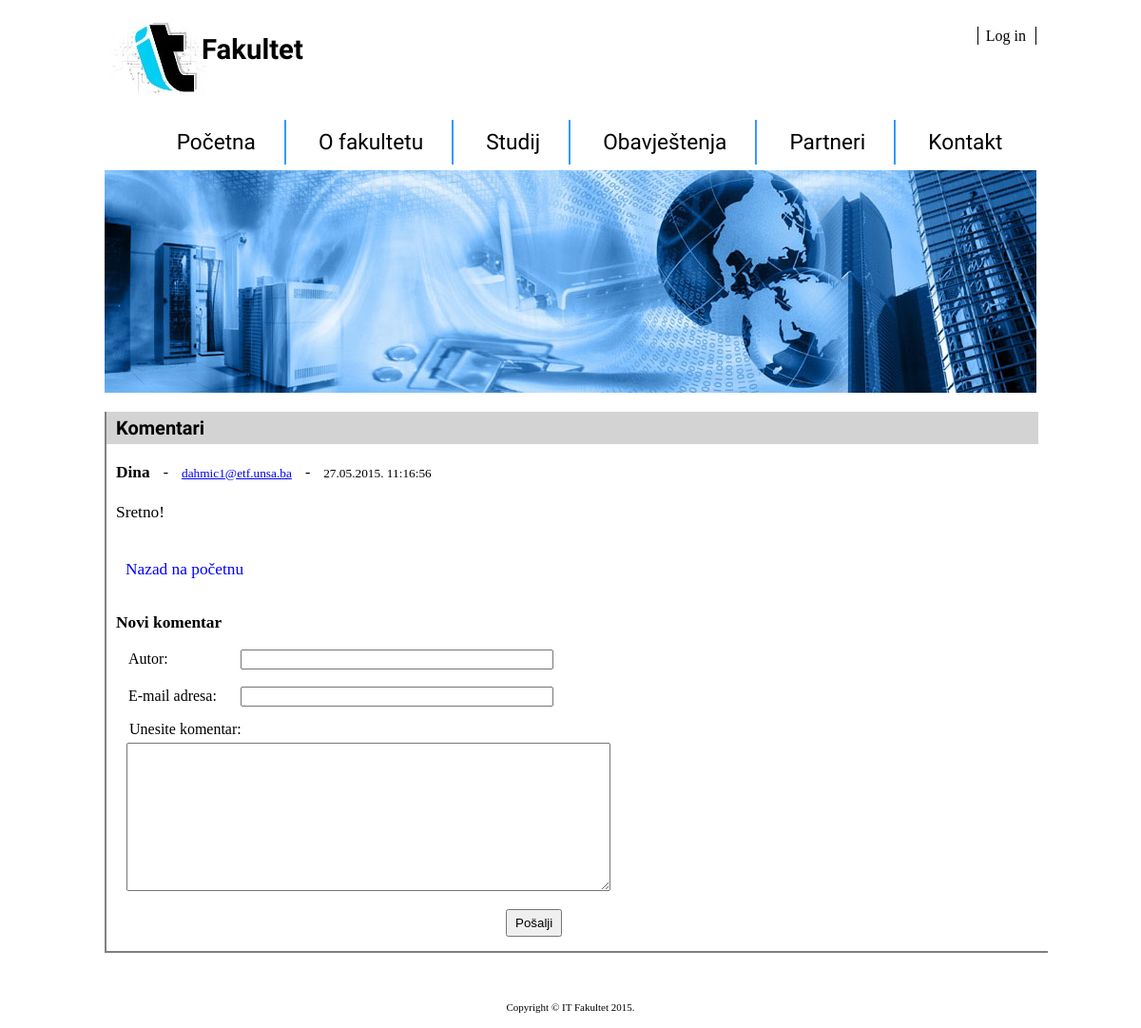
/php/komentariNaNovost.php?id=2, run on the app's committed database.
### tables this page shows
CREATE TABLE IF NOT EXISTS `komentar` (
  `id` int(11) NOT NULL AUTO_INCREMENT,
  `vijest` int(11) NOT NULL,
  `autor` varchar(20) NOT NULL,
  `tekst` text NOT NULL,
  `vrijeme` timestamp NOT NULL DEFAULT CURRENT_TIMESTAMP ON UPDATE CURRENT_TIMESTAMP,
  `email` varchar(50) DEFAULT NULL,
  PRIMARY KEY (`id`),
  KEY `vijest` (`vijest`)
);

### php/komentariNaNovost.php (the view, shortened to what this page needs)
<!DOCTYPE html>
<html>
<head>
<link rel="stylesheet" type="text/css" href="css/stil.css">
</head>
<body>
<div class="okvir">
	<div id="zaglavlje">
		<h1> Fakultet </h1>
		<div id="login">
			<a href="php/fakultet_login.php"> Log in </a>
		</div>
	</div>
	<div class="glavni_meni">
		<ul>
			<li><a href="index.php">Početna</a></li>
			<li><a href="#">O fakultetu</a></li>
			<li><a href="#" onclick="studij_ucitaj();return false;">Studij</a></li>
			<li><a href="#">Obavještenja</a></li>
			<li><a href="#" onclick="partneri_ucitaj();return false;">Partneri</a></li>
			<li class="zadnji_u_meniju"><a href="#" onclick="kontakt_ucitaj();return false;">Kontakt</a></li>
		</ul>
	</div>
	<div id="baner"></div>
	<div id="komentari">
		<h3> Komentari </h3>
		<?php
			$veza = new PDO("mysql:dbname=fakultet;host=localhost;charset=utf8", "root", "");
			$veza->exec("set names utf8");
				$rezultat = $veza->query("select id, naslov, tekst, autor, UNIX_TIMESTAMP(vrijeme) vrijeme2, detaljnije, slika from novost where id=".$_REQUEST['id']);
				$novost = $rezultat->fetch();
				$komentari = $veza->query("select id, vijest, autor, tekst, UNIX_TIMESTAMP(vrijeme) vrijeme3, email from komentar where vijest=".$novost['id']." order by vrijeme asc");
				foreach ($komentari as $komentar) {
					print '<h4>'.$komentar['autor'].'</h4> - <a href="mailto:'.$komentar['email'].'"><small>'.$komentar['email'].'</small></a> - <small>'.date("d.m.Y. h:i:s", $komentar['vrijeme3']).'</small>
						<p>'.$komentar['tekst'].'</p>
						<br>';
				}
		?>
		<div id="komentariNazad">
			<a href="index.php"> Nazad na početnu </a>
		</div>
		<br><br>
		<h4> Novi komentar </h4>
		<br><br>
		<div id="komentarForma">
			<form action="" method="POST">
				<div id="autor">
					<label for="ime"> Autor: </label>
					<input type="text" name="ime" id="ime">
				</div>
				<br>
				<div id="mail2">
					<label for="eemail"> E-mail adresa: </label>
					<input type="email" name="eemail" id="eemail">
				</div>
				<div id="pitanje">
					<label for="upit"> Unesite komentar: </label><br>
					<textarea name="tekst-komentar" rows="10" cols="61" id="tekst-komentar"></textarea>
				</div>
				<div id="dugmeNovost">
					<input type="submit" name="salji" value="Pošalji">
				</div>
			</form>
		</div>
	</div>
	<div id="podnozje"><p>Copyright &copy; IT Fakultet 2015.</p></div>
</div>
</body>
</html>

### css/stil.css (style rules this page uses)
body { margin: 0 auto; }
.okvir { width: 980px; margin: 0 auto; }
#zaglavlje { height: 100px; background-image: url("slike/it_logo_final.jpg"); background-repeat: no-repeat; }
#zaglavlje h1 { color: black; font-family: Philosopher; font-size: 22pt; margin-left: 100px; padding: 15px 2px 2px 2px; }
#login { float: right; margin-top: -62px; border-left: 1px solid black; border-right: 1px solid black; padding: 1px 0px 0px 3px; }
#login a { margin: 0 auto; text-decoration: none; color: black; padding: 5px 10px 5px 5px; }
.zadnji_u_meniju a { border-right: 0 !important; }
.glavni_meni li { display: inline; }
.glavni_meni { text-align: center; }
.glavni_meni a { text-decoration: none; padding: 10px 30px 10px 30px; text-align: center; color: black; font-family: Philosopher; font-size: 17pt; border-right: 2px solid #3399FF; }
#baner { height: 234px; background-image: url("slike/glavna_slika.jpg"); background-repeat: no-repeat; }
#podnozje { clear: both; }
#podnozje p { text-align: center; font-size: 11px; padding: 40px 10px 5px 10px; }
#pitanje { padding: 15px 1px 15px 1px; }
#pitanje textarea { margin-top: 5px; }
#komentari { width: 980px; padding: 0px 10px 5px 0px; border-left: 2px solid gray; border-bottom: 2px solid gray; }
#komentari h3 { background-color: lightgray; padding: 5px 10px 5px 10px; font-family: Philosopher; font-size: 15pt; }
#komentari h4 { padding: 5px 10px 5px 10px; font-size: 13pt; display: inline; }
#komentari p { padding: 5px 10px 5px 10px; text-align: left; font-size: 13pt; }
#komentari small { padding: 5px 10px 5px 10px; text-align: left; }
#komentarForma { padding: 0px 10px 10px 20px; }
#komentarForma label { padding: 1px 2px 1px 3px; }
#autor input { font-size: 10pt; padding: 1px; width: 323px; margin-left: 70px; }
#mail2 input { font-size: 10pt; padding: 1px; width: 323px; margin-left: 19px; }
#dugmeNovost input { padding: 5px 8px 5px 8px; margin-left: 400px; }
#komentariNazad a { text-decoration: none; color: blue; padding: 5px 10px 5px 20px; font-size: 13pt; }

### data on the page
komentar: autor "Dina", email "dahmic1@etf.unsa.ba", vrijeme3 "27.05.2015. 11:16:56", tekst "Sretno!"
